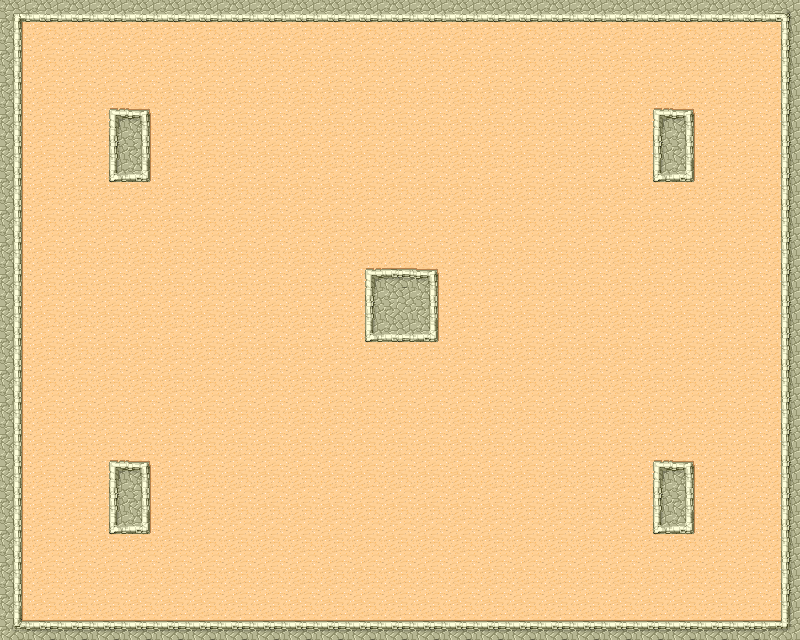

A 2D game scene composited from a Tiled map and its tileset images. What follows is a short description and the map's XML, with each tile layer's data collapsed to a summary:
An orthogonal 25x20 tile map with 32x32 px tiles, 1 tile layer (Tile Layer 1) and 22 objects (9x wall, 9x wrocket, 4x spawn).

<map version="1.0" orientation="orthogonal" width="25" height="20" tilewidth="32" tileheight="32">
 <tileset firstgid="1" name="desert_tiles" tilewidth="32" tileheight="32">
  <image source="Resources/maps/desert_tiles.png" width="256" height="192" />
 </tileset>
 <layer name="Tile Layer 1" width="25" height="20">
  <data>[500 cells, 500 non-empty, 14 distinct tile ids]</data>
 </layer>
 <objectgroup name="WallForPlayer" width="25" height="20" visible="0">
  <object name="wall" x="98" y="99" width="61" height="91" />
  <object name="wall" x="354" y="259" width="93" height="93" />
  <object name="wall" x="641" y="99" width="64" height="91" />
  <object name="wall" x="97" y="450" width="63" height="93" />
  <object name="wall" x="641" y="451" width="64" height="92" />
  <object name="wall" x="1" y="3" width="29" height="634" />
  <object name="wall" x="1" y="610" width="798" height="26" />
  <object name="wall" x="769" y="4" width="30" height="626" />
  <object name="wall" x="3" y="1" width="795" height="32" />
 </objectgroup>
 <objectgroup name="WallForRocket" width="25" height="20">
  <object name="wrocket" x="2" y="3" width="797" height="18" />
  <object name="wrocket" x="783" y="4" width="16" height="632" />
  <object name="wrocket" x="0" y="618" width="799" height="18" />
  <object name="wrocket" x="2" y="3" width="18" height="633" />
  <object name="wrocket" x="110" y="110" width="38" height="70" />
  <object name="wrocket" x="110" y="462" width="39" height="70" />
  <object name="wrocket" x="366" y="269" width="71" height="70" />
  <object name="wrocket" x="654" y="110" width="39" height="70" />
  <object name="wrocket" x="654" y="461" width="39" height="71" />
 </objectgroup>
 <objectgroup name="SpawnPositions" width="25" height="20">
  <object name="spawn" x="80" y="144" width="0" height="0" />
  <object name="spawn" x="720" y="144" width="1" height="0" />
  <object name="spawn" x="80" y="496" width="0" height="0" />
  <object name="spawn" x="720" y="496" width="1" height="0" />
 </objectgroup>
</map>